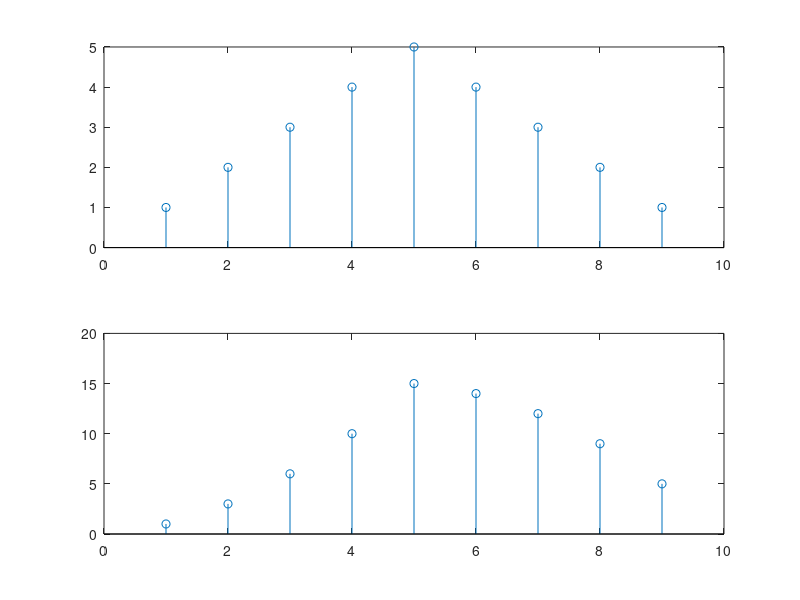

MATLAB code to generate this figure:
% Part1.m
% Author: Charles Yang
% Signal&System 2.1(a)(b)(c)
%%
x = ones(1,5)
for i=1:5
    h(1,i) = i
end
y1 = conv(x,x)
y2 = conv(h,x)
subplot(2,1,1)
stem(y1)
subplot(2,1,2)
stem(y2)
